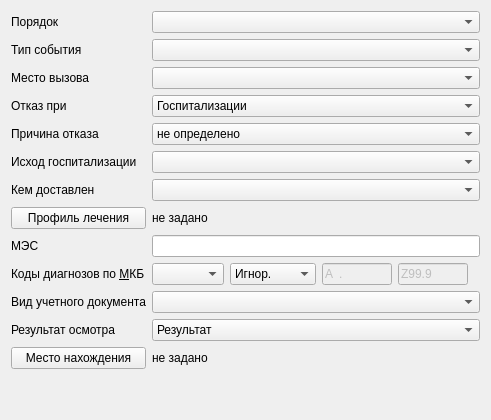
               <widget class="QWidget" name="tabFilterEvent">
                <attribute name="title">
                 <string>Параметры события</string>
                </attribute>
                <layout class="QGridLayout" name="gridLayout_17">
                 <item row="0" column="0">
                  <widget class="QLabel" name="lblOrder">
                   <property name="text">
                    <string>Порядок</string>
                   </property>
                  </widget>
                 </item>
                 <item row="7" column="0">
                  <widget class="QPushButton" name="btnHospitalBedProfileList">
                   <property name="text">
                    <string>Профиль лечения</string>
                   </property>
                  </widget>
                 </item>
                 <item row="7" column="2" colspan="6">
                  <widget class="QLabel" name="lblHospitalBedProfileList">
                   <property name="text">
                    <string>не задано</string>
                   </property>
                   <property name="wordWrap">
                    <bool>true</bool>
                   </property>
                  </widget>
                 </item>
                 <item row="0" column="2" colspan="6">
                  <widget class="QComboBox" name="cmbOrder">
                   <item>
                    <property name="text">
                     <string/>
                    </property>
                   </item>
                   <item>
                    <property name="text">
                     <string>Плановый</string>
                    </property>
                   </item>
                   <item>
                    <property name="text">
                     <string>Экстренный</string>
                    </property>
                   </item>
                   <item>
                    <property name="text">
                     <string>Самотёком</string>
                    </property>
                   </item>
                   <item>
                    <property name="text">
                     <string>Принудительный</string>
                    </property>
                   </item>
                   <item>
                    <property name="text">
                     <string>Внутренний перевод</string>
                    </property>
                   </item>
                   <item>
                    <property name="text">
                     <string>Неотложная</string>
                    </property>
                   </item>
                  </widget>
                 </item>
                 <item row="2" column="2" colspan="6">
                  <widget class="CStrComboBox" name="cmbPlaceCall"/>
                 </item>
                 <item row="3" column="0">
                  <widget class="QLabel" name="lblRenunciationAction">
                   <property name="text">
                    <string>Отказ при</string>
                   </property>
                  </widget>
                 </item>
                 <item row="2" column="0">
                  <widget class="QLabel" name="lblPlaceCall">
                   <property name="text">
                    <string>Место вызова</string>
                   </property>
                  </widget>
                 </item>
                 <item row="3" column="2" colspan="6">
                  <widget class="QComboBox" name="cmbRenunciationAction">
                   <item>
                    <property name="text">
                     <string>Госпитализации</string>
                    </property>
                   </item>
                   <item>
                    <property name="text">
                     <string>Нахождении</string>
                    </property>
                   </item>
                   <item>
                    <property name="text">
                     <string>Планировании</string>
                    </property>
                   </item>
                  </widget>
                 </item>
                 <item row="5" column="2" colspan="6">
                  <widget class="CStrComboBox" name="cmbDeath"/>
                 </item>
                 <item row="14" column="0">
                  <spacer name="verticalSpacer_4">
                   <property name="orientation">
                    <enum>Qt::Vertical</enum>
                   </property>
                   <property name="sizeHint" stdset="0">
                    <size>
                     <width>20</width>
                     <height>40</height>
                    </size>
                   </property>
                  </spacer>
                 </item>
                 <item row="4" column="2" colspan="6">
                  <widget class="CStrComboBox" name="cmbRenunciation">
                   <item>
                    <property name="text">
                     <string>не определено</string>
                    </property>
                   </item>
                  </widget>
                 </item>
                 <item row="4" column="0">
                  <widget class="QLabel" name="lblRenunciation">
                   <property name="text">
                    <string>Причина отказа</string>
                   </property>
                  </widget>
                 </item>
                 <item row="5" column="0">
                  <widget class="QLabel" name="lblDeath">
                   <property name="text">
                    <string>Исход госпитализации</string>
                   </property>
                  </widget>
                 </item>
                 <item row="8" column="0">
                  <widget class="QLabel" name="lblMES">
                   <property name="text">
                    <string>МЭС</string>
                   </property>
                  </widget>
                 </item>
                 <item row="6" column="2" colspan="6">
                  <widget class="QComboBox" name="cmbFilterDeliverBy"/>
                 </item>
                 <item row="6" column="0">
                  <widget class="QLabel" name="lblDeliverBy">
                   <property name="text">
                    <string>Кем доставлен</string>
                   </property>
                  </widget>
                 </item>
                 <item row="8" column="2" colspan="6">
                  <widget class="QLineEdit" name="edtMES"/>
                 </item>
                 <item row="12" column="2" colspan="6">
                  <widget class="QLabel" name="lblDocumentLocationList">
                   <property name="text">
                    <string>не задано</string>
                   </property>
                  </widget>
                 </item>
                 <item row="12" column="0">
                  <widget class="QPushButton" name="btnDocumentLocationList">
                   <property name="text">
                    <string>Место нахождения</string>
                   </property>
                  </widget>
                 </item>
                 <item row="10" column="0">
                  <widget class="QLabel" name="lblDocumentTypeForTracking">
                   <property name="text">
                    <string>Вид учетного документа</string>
                   </property>
                  </widget>
                 </item>
                 <item row="9" column="0">
                  <widget class="QLabel" name="lblMKB">
                   <property name="text">
                    <string>Коды диагнозов по &amp;МКБ</string>
                   </property>
                   <property name="buddy">
                    <cstring>cmbMKBFilter</cstring>
                   </property>
                  </widget>
                 </item>
                 <item row="10" column="2" colspan="6">
                  <widget class="CRBComboBox" name="cmbFilterDocumentTypeForTracking"/>
                 </item>
                 <item row="9" column="2">
                  <widget class="CRBComboBox" name="cmbDiagnosisType"/>
                 </item>
                 <item row="9" column="3">
                  <widget class="QComboBox" name="cmbMKBFilter">
                   <item>
                    <property name="text">
                     <string>Игнор.</string>
                    </property>
                   </item>
                   <item>
                    <property name="text">
                     <string>Интервал</string>
                    </property>
                   </item>
                  </widget>
                 </item>
                 <item row="1" column="2" colspan="6">
                  <widget class="CRBComboBox" name="cmbEventType"/>
                 </item>
                 <item row="9" column="4">
                  <widget class="CICDCodeEdit" name="edtMKBFrom">
                   <property name="enabled">
                    <bool>false</bool>
                   </property>
                   <property name="sizePolicy">
                    <sizepolicy hsizetype="Fixed" vsizetype="Fixed">
                     <horstretch>0</horstretch>
                     <verstretch>0</verstretch>
                    </sizepolicy>
                   </property>
                   <property name="maximumSize">
                    <size>
                     <width>70</width>
                     <height>16777215</height>
                    </size>
                   </property>
                   <property name="inputMask">
                    <string>a00.00; </string>
                   </property>
                   <property name="text">
                    <string>A.</string>
                   </property>
                   <property name="maxLength">
                    <number>6</number>
                   </property>
                  </widget>
                 </item>
                 <item row="1" column="0">
                  <widget class="QLabel" name="lblEventType">
                   <property name="text">
                    <string>Тип события</string>
                   </property>
                  </widget>
                 </item>
                 <item row="9" column="5">
                  <widget class="CICDCodeEdit" name="edtMKBTo">
                   <property name="enabled">
                    <bool>false</bool>
                   </property>
                   <property name="sizePolicy">
                    <sizepolicy hsizetype="Fixed" vsizetype="Fixed">
                     <horstretch>0</horstretch>
                     <verstretch>0</verstretch>
                    </sizepolicy>
                   </property>
                   <property name="maximumSize">
                    <size>
                     <width>70</width>
                     <height>16777215</height>
                    </size>
                   </property>
                   <property name="inputMask">
                    <string>a00.00; </string>
                   </property>
                   <property name="text">
                    <string>Z99.9</string>
                   </property>
                   <property name="maxLength">
                    <number>6</number>
                   </property>
                  </widget>
                 </item>
                 <item row="11" column="0">
                  <widget class="QLabel" name="lblResultSee">
                   <property name="text">
                    <string>Результат осмотра</string>
                   </property>
                  </widget>
                 </item>
                 <item row="11" column="2" colspan="6">
                  <widget class="CRBComboBox" name="cmbResultSee">
                   <property name="whatsThis">
                    <string>результат осмотра</string>
                   </property>
                   <item>
                    <property name="text">
                     <string>Результат</string>
                    </property>
                   </item>
                  </widget>
                 </item>
                </layout>
               </widget>
